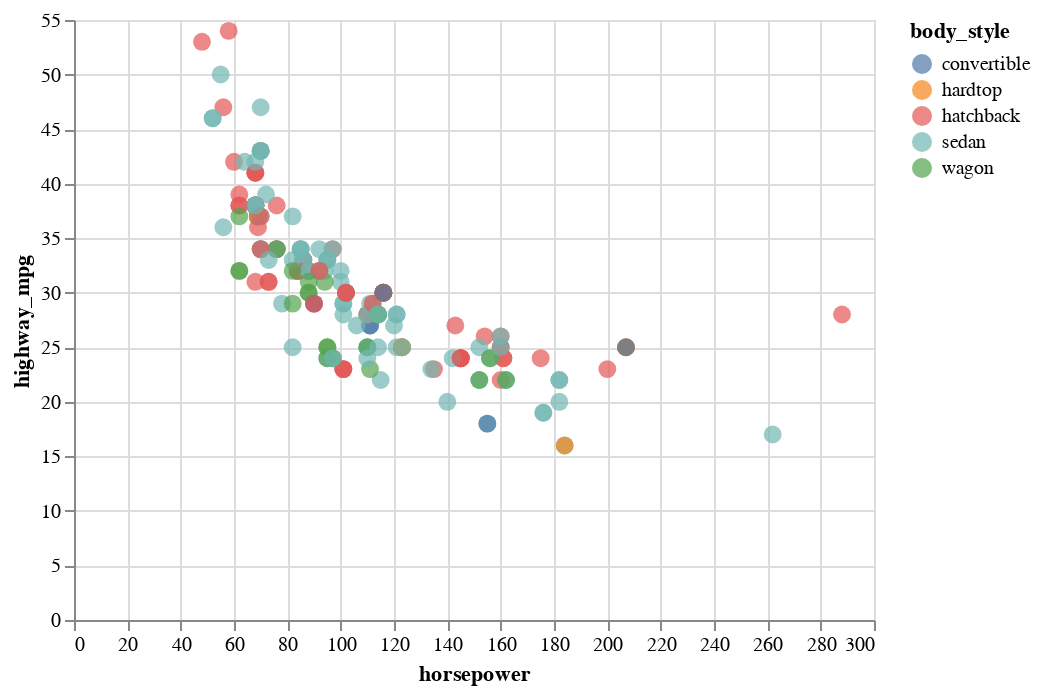

The notebook cell saved with this chart:
### Code cell
alt.Chart(df).mark_circle(size=80).encode(
    x='horsepower:Q',
    y='highway_mpg:Q',
    color=alt.condition(brush_y, 'body_style:N', alt.value('grey')),
).add_selection(brush_y)

### Figure 1 — Vega-Lite specification as saved in the notebook (floating-point values rounded to 4 significant figures; data arrays with more than 128 entries replaced by an {"elided": "..."} marker saying what was removed)
{"config": {"view": {"continuousWidth": 400, "continuousHeight": 300}}, "data": {"name": "data-387f081f80cceeb89d7db8f93752da3d"}, "mark": {"type": "circle", "size": 80}, "encoding": {"color": {"condition": {"field": "body_style", "type": "nominal", "selection": "selector003"}, "value": "grey"}, "x": {"field": "horsepower", "type": "quantitative"}, "y": {"field": "highway_mpg", "type": "quantitative"}}, "selection": {"selector003": {"type": "interval", "encodings": ["y"]}}, "$schema": "https://vega.github.io/schema/vega-lite/v4.17.0.json", "datasets": {"data-387f081f80cceeb89d7db8f93752da3d": {"elided": "205 records"}}}
